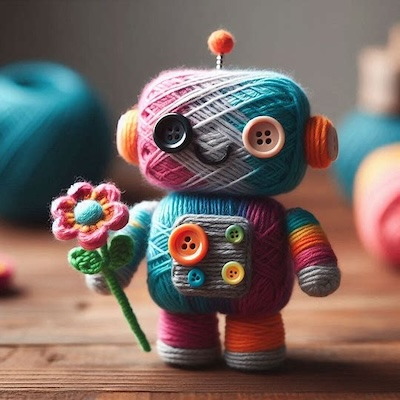
#> input picture Projects/cute_yarn_robot.jpeg, 400 x 400 px
$ python warm_filter.py
#> lines starting #> are read from the running program, lines starting #| are printed output that depends on the picture
"""
An example warm filter using the Pillow library

The program opens the image, splits it into red, green, and blue
channels, then enhances the red and yellow components, while slightly
de-emphasizing the blue component
"""

from PIL import Image, ImageEnhance

# Specify the input and output image paths
input_image = "cute_yarn_robot.jpeg"  # Replace with your input image path
output_image = "warm_output.jpeg"

# Open the image
img = Image.open(input_image)
#> img is the input picture: PIL image 400x400 RGB; mean R, G, B 120.2, 103.8, 98.5

# Ensure the image is in RGB mode
img = img.convert('RGB')

# Split the image into its RGB channels
r, g, b = img.split()
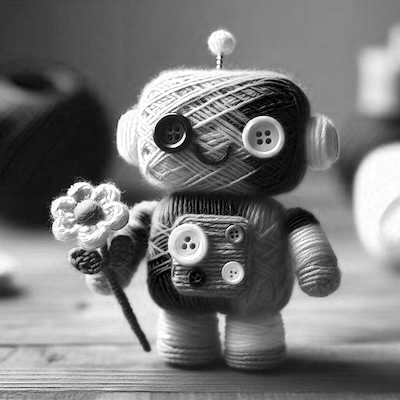
#> r: PIL image 400x400 L; min 0, max 255, mean 120.2
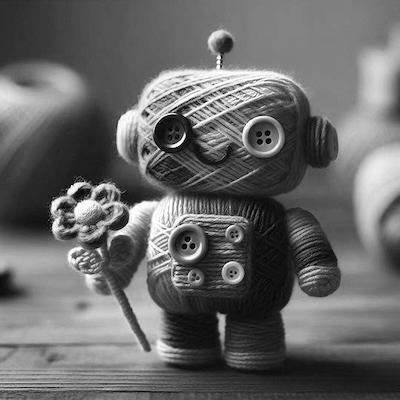
#> g: PIL image 400x400 L; min 0, max 255, mean 103.8
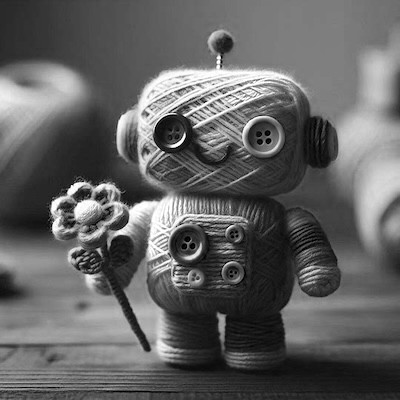
#> b: PIL image 400x400 L; min 0, max 255, mean 98.5

# Enhance red channel
r_enhancer = ImageEnhance.Brightness(r)
r = r_enhancer.enhance(1.2)  # Increase red brightness by 20%
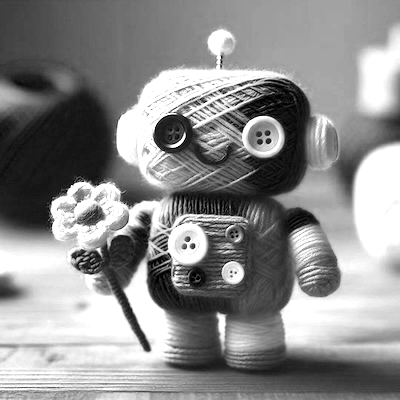
#> r: PIL image 400x400 L; min 0, max 255, mean 140.9

# Enhance green channel slightly (to add some yellow)
g_enhancer = ImageEnhance.Brightness(g)
g = g_enhancer.enhance(1.1)  # Increase green brightness by 10%

# Reduce blue channel slightly
b_enhancer = ImageEnhance.Brightness(b)
b = b_enhancer.enhance(0.9)  # Decrease blue brightness by 10%
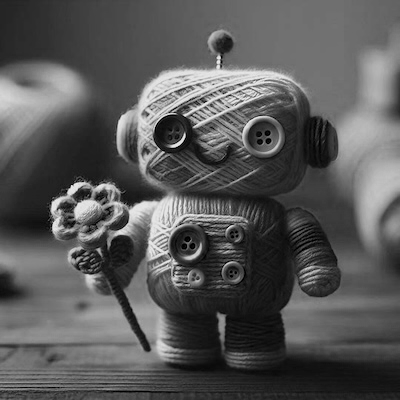
#> b: PIL image 400x400 L; min 0, max 229, mean 88.2

# Merge the modified channels
warm_img = Image.merge('RGB', (r, g, b))
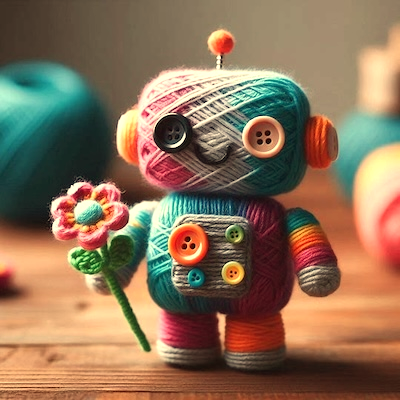
#> warm_img: PIL image 400x400 RGB; mean R, G, B 140.9, 113.4, 88.2

# Optionally, enhance the overall color saturation
color_enhancer = ImageEnhance.Color(warm_img)
warm_img = color_enhancer.enhance(1.2)  # Increase color saturation by 20%

# Save the result
warm_img.save(output_image)

print(f"Warm filter image saved as {output_image}")

$ run again, with Projects/3-Fantasy/narrator.png saved as Projects/cute_yarn_robot.jpeg
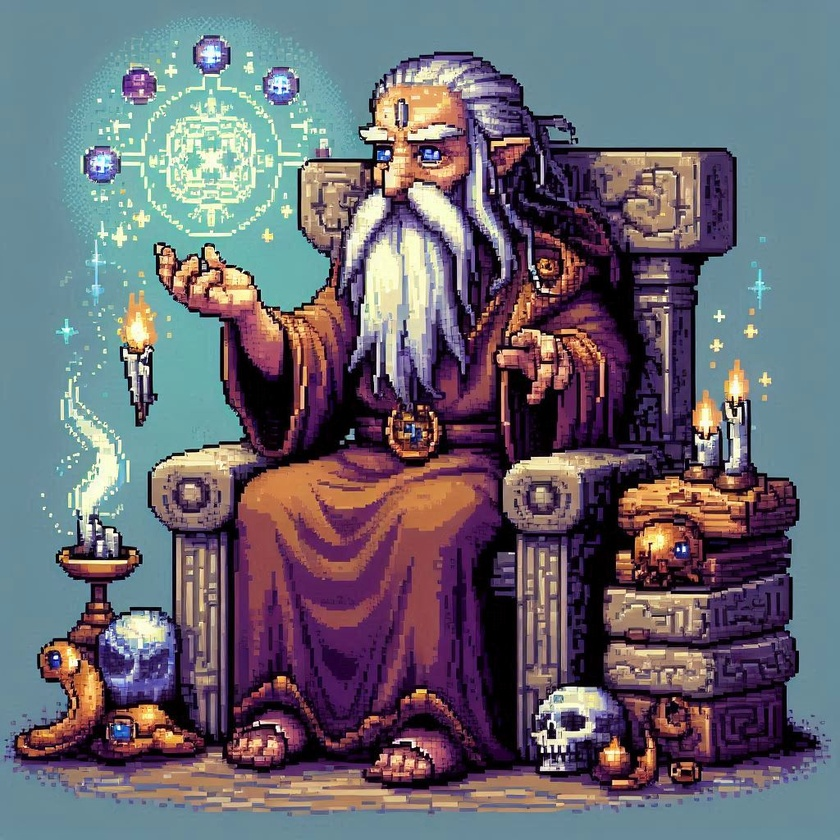
#> input picture Projects/3-Fantasy/narrator.png, 840 x 840 px, shrunk from 1024 x 1024 before the run
#> img is the input picture: PIL image 840x840 RGB; mean R, G, B 105.9, 104.2, 113.8
#> `r = r_enhancer.enhance(1.2)`:
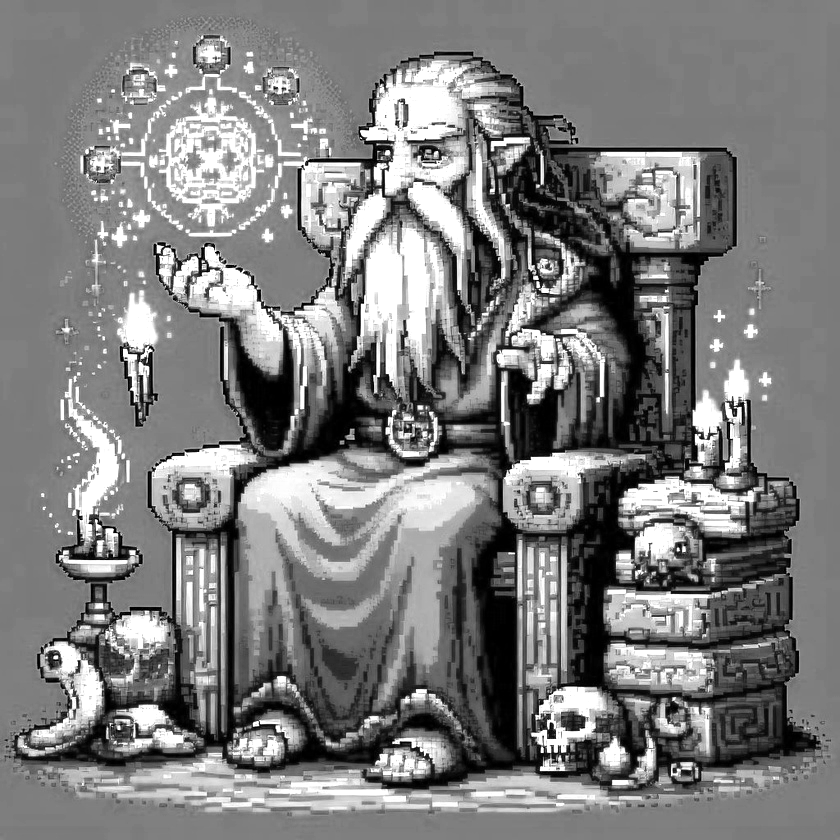
#> r: PIL image 840x840 L; min 0, max 255, mean 125
#> `warm_img = Image.merge('RGB', (r, g, b))`:
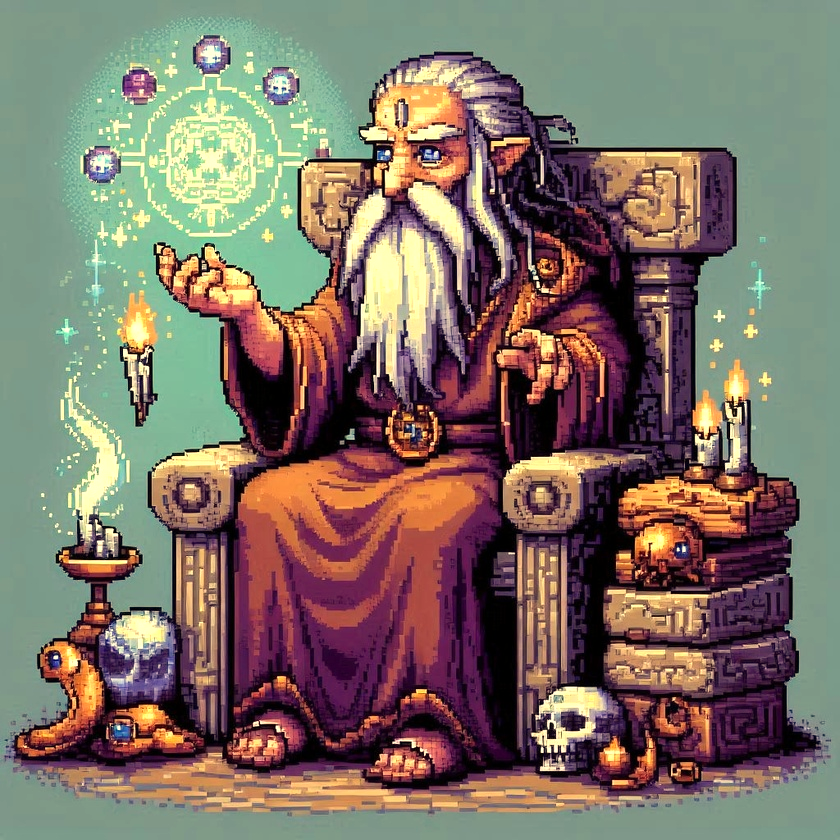
#> warm_img: PIL image 840x840 RGB; mean R, G, B 125, 113.7, 101.9
